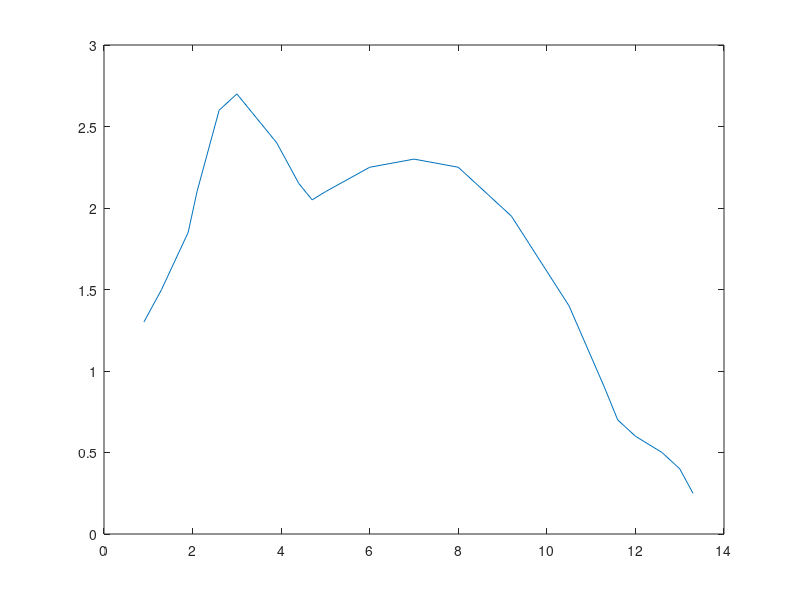

This figure's MATLAB source: (Note: this script raises an error after producing the figure.)
tic
%X = [0.01; 1.93; 2.95; 3.26; 4.18; 5.73; 6.29; 7.70; 8.91; 9.12];
%Y = [0.98; 0.84; 0.80; 0.78; 0.82; 0.78; 0.80; 0.85; 0.90; 0.95];
X = [0.9;1.3;1.9;2.1;2.6;3.0;3.9;4.4;4.7;5.0;6.0;7.0;8.0;9.2;10.5;11.3;11.6;12.0;12.6;13.0;13.3];
Y = [1.3;1.5;1.85;2.1;2.6;2.7;2.4;2.15;2.05;2.1;2.25;2.3;2.25;1.95;1.4;0.9;0.7;0.6;0.5;0.4;0.25];
plot(X,Y)

M = 20;
a = ones(M*3,1);
epsilone = 0.001;
IterMax = 1000;
lambda = 0.001;
n = length(a);
I = eye(n);
k = 0;
[e, Ge, He] = fonction_e(a, X, Y);
while norm(Ge) >= epsilone 
	d = (He+lambda*I)\(-Ge);
	[e2, Ge2, He2] = fonction_e(a+d, X, Y);
	
	if e2 < e
		lambda = lambda/10;
		a = a + d;
        e = e2;
		Ge = Ge2;
		He2 = He;
	else
		lambda = 10 * lambda;
	end

	k = k + 1;
	if mod(k, 100) == 0
		%hold on
		%plot(X, fonction_f(a,X))
	end
end
hold on
plot(X, fonction_f(a,X))
norm(Ge)
toc